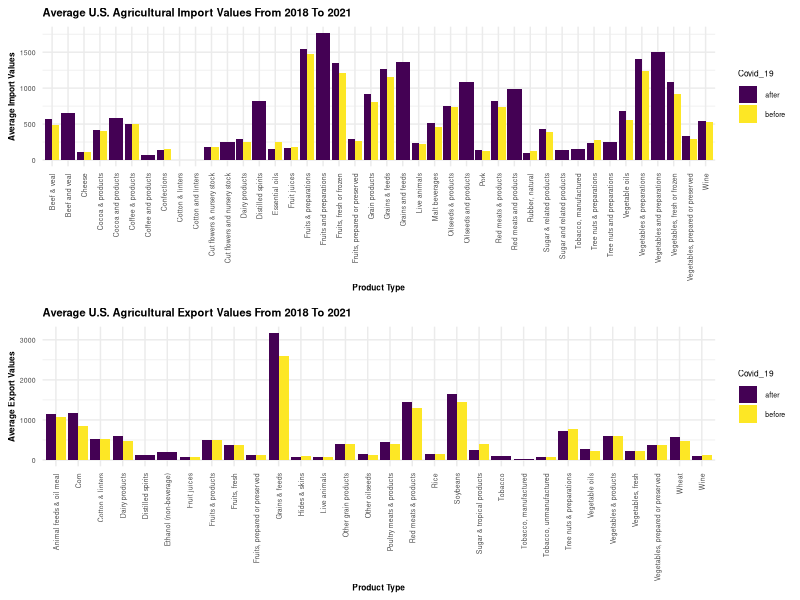
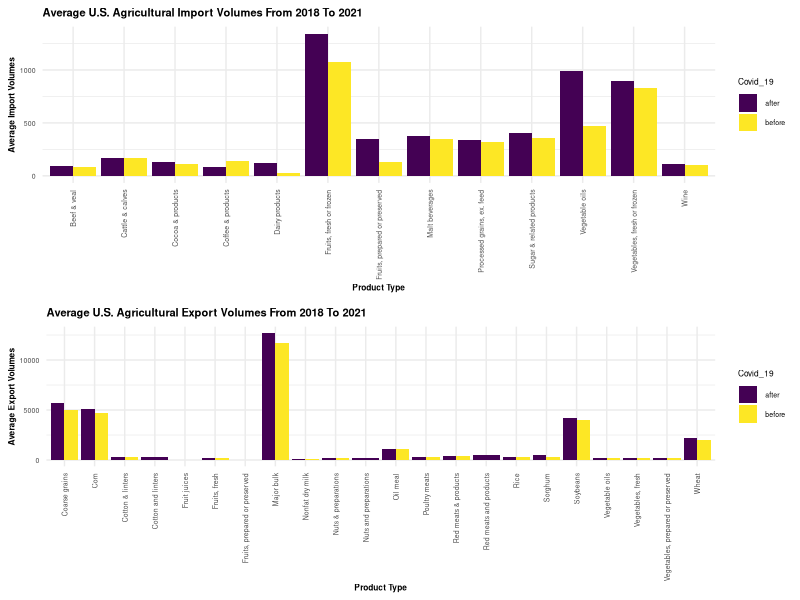

Recreate these plots in R, in order.
## ---- chunk 1
library(tidyverse)
library(ggpubr)

knitr::opts_chunk$set(
  fig.width = 7,
  fig.asp = .8,
  out.width = "110%",
  dpi = 600
)

theme_set(theme_minimal())

options(
  ggplot2.continuous.colour = "viridis",
  ggplot2.continuous.fill = "viridis"
)

scale_colour_discrete = scale_colour_viridis_d
scale_fill_discrete = scale_fill_viridis_d
## ---- chunk 2
import_value_df = 
  read_csv("data/cleaned data/import_value_combined.csv")

export_value_df = 
  read_csv("data/cleaned data/export_value_combined.csv")

import_volume_df = 
  read_csv("data/cleaned data/import_volume_combined.csv")

export_volume_df = 
  read_csv("data/cleaned data/export_volume_combined.csv")
## ---- chunk 3
before_covid_import_value =
  import_value_df %>% 
  filter(year == "2018" | year == "2019") %>% 
  add_column("Covid_19" = "before") %>% 
  group_by(product_type, Covid_19) %>% 
  summarize(average = mean(import_value)) 
  

after_covid_import_value =
  import_value_df %>% 
  filter(year == "2020" | year == "2021") %>% 
  add_column("Covid_19" = "after") %>% 
  group_by(product_type, Covid_19) %>% 
  summarize(average = mean(import_value)) 

covid_import_value_df = 
  rbind(before_covid_import_value,after_covid_import_value)

before_covid_export_value =
  export_value_df %>% 
  filter(year == "2018" | year == "2019") %>% 
  add_column("Covid_19" = "before") %>% 
  group_by(product_type, Covid_19) %>% 
  summarize(average = mean(export_value))

after_covid_export_value =
  export_value_df %>% 
  filter(year == "2020" | year == "2021") %>% 
  add_column("Covid_19" = "after") %>% 
  group_by(product_type, Covid_19) %>% 
  summarize(average = mean(export_value)) 

covid_export_value_df = 
  rbind(before_covid_export_value,after_covid_export_value)

## ---- chunk 4
covid_import_value_plot =  
  covid_import_value_df %>%
  ggplot(aes(x = product_type, y = average, fill = Covid_19)) +
  geom_bar(stat = "identity", position = "dodge") +
  labs(
    title = "Average U.S. Agricultural Import Values From 2018 To 2021 ",
    x = "Product Type",
    y = "Average Import Values",
  ) +
  theme(
    axis.text.x = element_text(angle = 90, vjust = 0.5, hjust = 1, size = 5),
    axis.text.y = element_text(size = 5),
    axis.title = element_text(size = 6, face = "bold"),
    legend.key.size = unit(0.5,"cm"),
    legend.text = element_text(size = 5),
    legend.title = element_text(size = 6),
    plot.title = element_text(size = 8,face = "bold")
    ) 

covid_export_value_plot =  
  covid_export_value_df %>%
  ggplot(aes(x = product_type, y = average, fill = Covid_19)) +
  geom_bar(stat = "identity", position = "dodge") +
  labs(
    title = "Average U.S. Agricultural Export Values From 2018 To 2021 ",
    x = "Product Type",
    y = "Average Export Values",
  ) +
  theme(
    axis.text.x = element_text(angle = 90, vjust = 0.5, hjust = 1, size = 5),
    axis.text.y = element_text(size = 5),
    axis.title = element_text(size = 6, face = "bold"),
    legend.key.size = unit(0.5,"cm"),
    legend.text = element_text(size = 5),
    legend.title = element_text(size = 6),
    plot.title = element_text(size = 8, face = "bold")
    )


ggarrange(covid_import_value_plot, covid_export_value_plot, ncol = 1)
## ---- chunk 5
before_covid_import_volume =
  import_volume_df %>%
  filter(year == "2018" | year == "2019") %>% 
  add_column("Covid_19" = "before") %>% 
  group_by(product_type, Covid_19) %>% 
  summarize(average = mean(import_volume))

after_covid_import_volume =
  import_volume_df %>% 
  filter(year == "2020" | year == "2021") %>% 
  add_column("Covid_19" = "after") %>% 
  group_by(product_type, Covid_19) %>% 
  summarize(average = mean(import_volume))

covid_import_volume_df = 
  rbind(before_covid_import_volume,after_covid_import_volume)

before_covid_export_volume =
  export_volume_df %>%
  filter(year == "2018" | year == "2019") %>% 
  add_column("Covid_19" = "before") %>% 
  group_by(product_type, Covid_19) %>% 
  summarize(average = mean(export_volume)) 

after_covid_export_volume =
  export_volume_df %>% 
  filter(year == "2020" | year == "2021") %>% 
  add_column("Covid_19" = "after") %>% 
  group_by(product_type, Covid_19) %>% 
  summarize(average = mean(export_volume)) 

covid_export_volume_df = 
  rbind(before_covid_export_volume,after_covid_export_volume)
## ---- chunk 6
covid_import_volume_plot =  
  covid_import_volume_df %>%
  ggplot(aes(x = product_type, y = average, fill = Covid_19)) +
  geom_bar(stat = "identity", position = "dodge") +
  labs(
    title = "Average U.S. Agricultural Import Volumes From 2018 To 2021 ",
    x = "Product Type",
    y = "Average Import Volumes",
  ) +
  theme(
    axis.text.x = element_text(angle = 90, vjust = 0.5, hjust = 1, size = 5),
    axis.text.y = element_text(size = 5),
    axis.title = element_text(size = 6, face = "bold"),
    legend.key.size = unit(0.5,"cm"),
    legend.text = element_text(size = 5),
    legend.title = element_text(size = 6),
    plot.title = element_text(size = 8,face = "bold")
    ) 


covid_export_volume_plot =  
  covid_export_volume_df %>%
  ggplot(aes(x = product_type, y = average, fill = Covid_19)) +
  geom_bar(stat = "identity", position = "dodge") +
  labs(
    title = "Average U.S. Agricultural Export Volumes From 2018 To 2021 ",
    x = "Product Type",
    y = "Average Export Volumes",
  ) +
  theme(
    axis.text.x = element_text(angle = 90, vjust = 0.5, hjust = 1, size = 5),
    axis.text.y = element_text(size = 5),
    axis.title = element_text(size = 6, face = "bold"),
    legend.key.size = unit(0.5,"cm"),
    legend.text = element_text(size = 5),
    legend.title = element_text(size = 6),
    plot.title = element_text(size = 8, face = "bold")
    )


ggarrange(covid_import_volume_plot, covid_export_volume_plot, ncol = 1)
